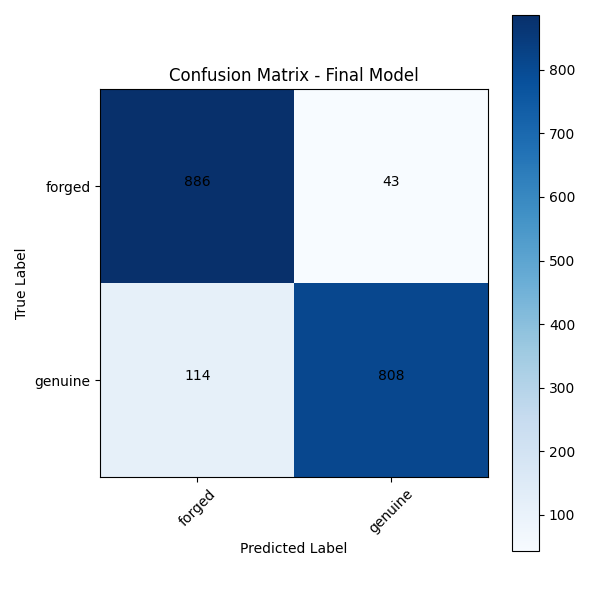

Recreate this plot in Python.
import os
import numpy as np
import tensorflow as tf
import matplotlib.pyplot as plt
from sklearn.metrics import confusion_matrix, classification_report
from tensorflow.keras.preprocessing.image import ImageDataGenerator
from tensorflow.keras.applications.efficientnet import preprocess_input

# ==========================================
# CONFIG
# ==========================================
MODEL_PATH = "models/final_signature_model.keras"
TEST_DIR = "data/processed/test"

IMG_SIZE = (224, 224)
BATCH_SIZE = 16

# ==========================================
# LOAD MODEL
# ==========================================
model = tf.keras.models.load_model(MODEL_PATH)
print("✅ Model Loaded Successfully")

# ==========================================
# LOAD TEST DATA
# ==========================================
test_gen = ImageDataGenerator(preprocessing_function=preprocess_input)

test_data = test_gen.flow_from_directory(
    TEST_DIR,
    target_size=IMG_SIZE,
    batch_size=BATCH_SIZE,
    class_mode="binary",
    shuffle=False
)

# ==========================================
# PREDICTIONS
# ==========================================
predictions = model.predict(test_data)
y_pred = (predictions > 0.6).astype(int).ravel()  # Using threshold 0.6
y_true = test_data.classes

class_names = list(test_data.class_indices.keys())

# ==========================================
# CONFUSION MATRIX
# ==========================================
cm = confusion_matrix(y_true, y_pred)

print("\nConfusion Matrix:\n")
print(cm)

# ==========================================
# CLASSIFICATION REPORT
# ==========================================
print("\nClassification Report:\n")
print(classification_report(y_true, y_pred, target_names=class_names))

# ==========================================
# PLOT CONFUSION MATRIX
# ==========================================
plt.figure(figsize=(6,6))
plt.imshow(cm, interpolation='nearest', cmap=plt.cm.Blues)
plt.title("Confusion Matrix - Final Model")
plt.colorbar()

tick_marks = np.arange(len(class_names))
plt.xticks(tick_marks, class_names, rotation=45)
plt.yticks(tick_marks, class_names)

# Add numbers inside matrix
for i in range(cm.shape[0]):
    for j in range(cm.shape[1]):
        plt.text(j, i, cm[i, j],
                 horizontalalignment="center",
                 color="black")

plt.ylabel("True Label")
plt.xlabel("Predicted Label")
plt.tight_layout()

# Save image
plt.savefig("confusion_matrix_final.png")
print("\n✅ Confusion matrix saved as confusion_matrix_final.png")

plt.show()
